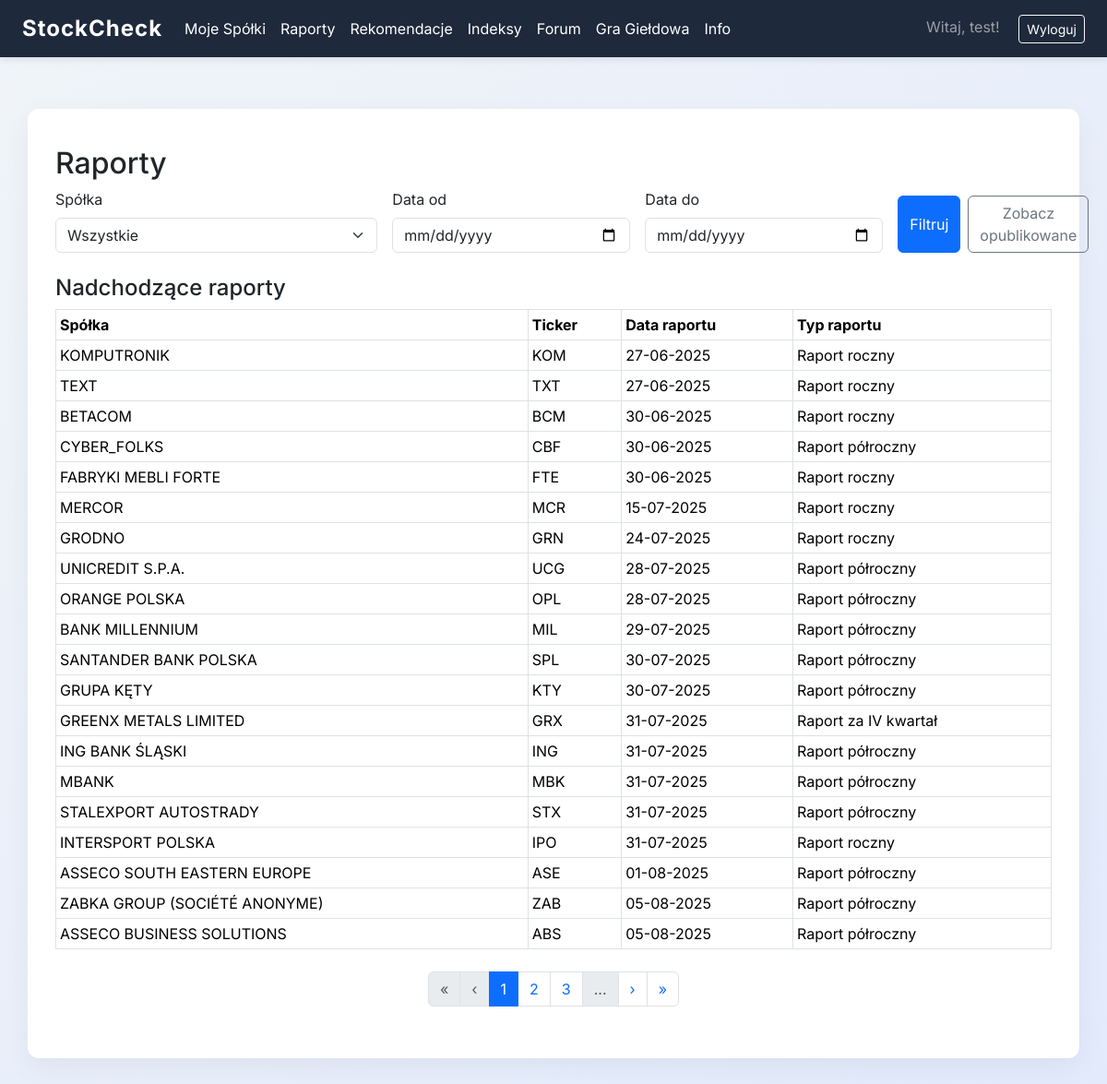
/reports/ (signed in), run on the app's committed database.
### myproject/auth/models.py (models this page shows, shortened)
class User(UserMixin, db.Model):
    __tablename__ = 'users'
    id = db.Column(db.Integer, primary_key=True)
    email = db.Column(db.String(64), unique=True, index=True)
    username = db.Column(db.String(64), unique=True, index=True)
    password_hash = db.Column(db.String(128))
    role = db.Column(db.String(20), default="user")  # "user" lub "admin"
    companies = db.relationship('UserCompany', backref='owner', lazy=True)
    portfolio = db.relationship('GamePortfolio', backref='user', uselist=False)

### myproject/reports/models.py (models this page shows, shortened)
class Report(db.Model):
    id = db.Column(db.Integer, primary_key=True)
    company_id = db.Column(db.Integer, db.ForeignKey('company.id'), nullable=False)
    report_date = db.Column(db.Date, nullable=False)
    report_type = db.Column(db.String(100), nullable=False)
    company = db.relationship('Company', backref=db.backref('reports', lazy=True))

### myproject/companies/models.py (models this page shows, shortened)
class Company(db.Model):
    id = db.Column(db.Integer, primary_key=True)
    ticker = db.Column(db.String(10), unique=True, nullable=False)
    name = db.Column(db.String(100), nullable=False)
    industry_id = db.Column(db.Integer, db.ForeignKey('industry.id'))
    market = db.Column(db.String(100), nullable=True)
    industry = db.relationship('Industry', backref=db.backref('companies', lazy=True))
    indices = db.relationship('Index', secondary=company_index, backref=db.backref('companies', lazy='dynamic'))

### myproject/reports/views.py (the view)
@reports.route('/', methods=['GET', 'POST'])
@login_required
def all_reports():
    companies = Company.query.order_by(Company.ticker).all()
    selected_company = request.args.get('company')
    date_from = request.args.get('date_from')
    date_to = request.args.get('date_to')
    show_published = request.args.get('show_published', '0') == '1'
    query = Report.query
    if selected_company:
        query = query.filter(Report.company_id == int(selected_company))
    if date_from:
        query = query.filter(Report.report_date >= date_from)
    if date_to:
        query = query.filter(Report.report_date <= date_to)
    today = date.today()
    page = request.args.get('page', 1, type=int)
    per_page = 20
    if show_published:
        filtered_query = query.filter(Report.report_date <= today)
    else:
        filtered_query = query.filter(Report.report_date > today)
    pagination = filtered_query.order_by(Report.report_date.asc() if not show_published else Report.report_date.desc()).paginate(page=page, per_page=per_page, error_out=False)
    reports = pagination.items
    return render_template(
        'reports/reports.html',
        reports=reports,
        companies=companies,
        selected_company=selected_company,
        date_from=date_from,
        date_to=date_to,
        pagination=pagination,
        show_published=show_published
    )

### myproject/templates/reports/reports.html (shortened to what this page needs)
{% extends 'base.html' %}
{% block content %}
<h2>Raporty</h2>
<form method="get" class="row g-3 mb-4">
    <div class="col-md-4">
        <label for="company" class="form-label">Spółka</label>
        <select name="company" id="company" class="form-select">
            <option value="">Wszystkie</option>
        </select>
    </div>
    <div class="col-md-3">
        <label for="date_from" class="form-label">Data od</label>
        <input type="date" name="date_from" id="date_from" class="form-control" value="{{ date_from or '' }}">
    </div>
    <div class="col-md-3">
        <label for="date_to" class="form-label">Data do</label>
        <input type="date" name="date_to" id="date_to" class="form-control" value="{{ date_to or '' }}">
    </div>
    <div class="col-md-2 align-self-end d-flex gap-2">
        <button type="submit" class="btn btn-primary w-100">Filtruj</button>
        {% if not show_published %}
        <a href="{{ url_for(request.endpoint, company=selected_company, date_from=date_from, date_to=date_to, show_published=1) }}" class="btn btn-outline-secondary w-100">Zobacz opublikowane</a>
        {% else %}
        <a href="{{ url_for(request.endpoint, company=selected_company, date_from=date_from, date_to=date_to) }}" class="btn btn-outline-secondary btn-sm w-100">Zobacz nieopublikowane</a>
        {% endif %}
    </div>
</form>
{% if show_published %}
<h4>Opublikowane raporty</h4>
<table class="table table-sm table-bordered mb-4">
    <thead>
        <tr>
            <th>Spółka</th>
            <th>Ticker</th>
            <th>Data raportu</th>
            <th>Typ raportu</th>
        </tr>
    </thead>
    <tbody>
    {% for report in reports %}
        <tr>
            <td>{{ report.company.name if report.company else 'N/A' }}</td>
            <td>{{ report.company.ticker if report.company else 'N/A' }}</td>
            <td>{{ report.report_date.strftime('%d-%m-%Y') if report.report_date else report.report_date }}</td>
            <td>{{ report.report_type }}</td>
        </tr>
    {% else %}
        <tr><td colspan="4" class="text-center text-muted">Brak opublikowanych raportów</td></tr>
    {% endfor %}
    </tbody>
</table>
{% if pagination %}
<nav aria-label="Paginacja">
  <ul class="pagination justify-content-center">
    {% set start = pagination.page - 2 if pagination.page - 2 > 0 else 1 %}
    {% set end = pagination.page + 2 if pagination.page + 2 <= pagination.pages else pagination.pages %}
    {% if pagination.has_prev %}
      <li class="page-item">
        <a class="page-link" href="{{ url_for(request.endpoint, page=1, company=selected_company, date_from=date_from, date_to=date_to, show_published=1) }}">&laquo;</a>
      </li>
      <li class="page-item">
        <a class="page-link" href="{{ url_for(request.endpoint, page=pagination.prev_num, company=selected_company, date_from=date_from, date_to=date_to, show_published=1) }}">&lsaquo;</a>
      </li>
    {% else %}
      <li class="page-item disabled"><span class="page-link">&laquo;</span></li>
      <li class="page-item disabled"><span class="page-link">&lsaquo;</span></li>
    {% endif %}
    {% if start > 1 %}
      <li class="page-item disabled"><span class="page-link">...</span></li>
    {% endif %}
    {% for p in range(start, end + 1) %}
      {% if p == pagination.page %}
        <li class="page-item active"><span class="page-link">{{ p }}</span></li>
      {% else %}
        <li class="page-item"><a class="page-link" href="{{ url_for(request.endpoint, page=p, company=selected_company, date_from=date_from, date_to=date_to, show_published=1) }}">{{ p }}</a></li>
      {% endif %}
    {% endfor %}
    {% if end < pagination.pages %}
      <li class="page-item disabled"><span class="page-link">...</span></li>
    {% endif %}
    {% if pagination.has_next %}
      <li class="page-item">
        <a class="page-link" href="{{ url_for(request.endpoint, page=pagination.next_num, company=selected_company, date_from=date_from, date_to=date_to, show_published=1) }}">&rsaquo;</a>
      </li>
      <li class="page-item">
        <a class="page-link" href="{{ url_for(request.endpoint, page=pagination.pages, company=selected_company, date_from=date_from, date_to=date_to, show_published=1) }}">&raquo;</a>
      </li>
    {% else %}
      <li class="page-item disabled"><span class="page-link">&rsaquo;</span></li>
      <li class="page-item disabled"><span class="page-link">&raquo;</span></li>
    {% endif %}
  </ul>
</nav>
{% endif %}
{% else %}
<h4>Nadchodzące raporty</h4>
<table class="table table-sm table-bordered mb-4">
    <thead>
        <tr>
            <th>Spółka</th>
            <th>Ticker</th>
            <th>Data raportu</th>
            <th>Typ raportu</th>
        </tr>
    </thead>
    <tbody>
    {% for report in reports %}
        <tr>
            <td>{{ report.company.name if report.company else 'N/A' }}</td>
            <td>{{ report.company.ticker if report.company else 'N/A' }}</td>
            <td>{{ report.report_date.strftime('%d-%m-%Y') if report.report_date else report.report_date }}</td>
            <td>{{ report.report_type }}</td>
        </tr>
    {% else %}
        <tr><td colspan="4" class="text-center text-muted">Brak nadchodzących raportów</td></tr>
    {% endfor %}
    </tbody>
</table>
{% if pagination %}
<nav aria-label="Paginacja">
  <ul class="pagination justify-content-center">
    {% set start = pagination.page - 2 if pagination.page - 2 > 0 else 1 %}
    {% set end = pagination.page + 2 if pagination.page + 2 <= pagination.pages else pagination.pages %}
    {% if pagination.has_prev %}
      <li class="page-item">
        <a class="page-link" href="{{ url_for(request.endpoint, page=1, company=selected_company, date_from=date_from, date_to=date_to) }}">&laquo;</a>
      </li>
      <li class="page-item">
        <a class="page-link" href="{{ url_for(request.endpoint, page=pagination.prev_num, company=selected_company, date_from=date_from, date_to=date_to) }}">&lsaquo;</a>
      </li>
    {% else %}
      <li class="page-item disabled"><span class="page-link">&laquo;</span></li>
      <li class="page-item disabled"><span class="page-link">&lsaquo;</span></li>
    {% endif %}
    {% for p in range(start, end + 1) %}
      {% if p == pagination.page %}
        <li class="page-item active"><span class="page-link">{{ p }}</span></li>
      {% else %}
        <li class="page-item"><a class="page-link" href="{{ url_for(request.endpoint, page=p, company=selected_company, date_from=date_from, date_to=date_to) }}">{{ p }}</a></li>
      {% endif %}
    {% endfor %}
    {% if end < pagination.pages %}
      <li class="page-item disabled"><span class="page-link">...</span></li>
    {% endif %}
    {% if pagination.has_next %}
      <li class="page-item">
        <a class="page-link" href="{{ url_for(request.endpoint, page=pagination.next_num, company=selected_company, date_from=date_from, date_to=date_to) }}">&rsaquo;</a>
      </li>
      <li class="page-item">
        <a class="page-link" href="{{ url_for(request.endpoint, page=pagination.pages, company=selected_company, date_from=date_from, date_to=date_to) }}">&raquo;</a>
      </li>
    {% else %}
      <li class="page-item disabled"><span class="page-link">&rsaquo;</span></li>
      <li class="page-item disabled"><span class="page-link">&raquo;</span></li>
    {% endif %}
  </ul>
</nav>
{% endif %}
{% endif %}
{% endblock %}

### myproject/templates/base.html (shortened to what this page needs)
<!DOCTYPE html>
<html lang="pl">
<head>
    <link href="https://cdn.jsdelivr.net/npm/bootstrap@5.3.3/dist/css/bootstrap.min.css" rel="stylesheet">
    <link href="https://cdnjs.cloudflare.com/ajax/libs/font-awesome/6.0.0/css/all.min.css" rel="stylesheet">
</head>
<body>
    <nav class="navbar navbar-expand-lg fixed-top navbar-dark">
        <div class="container-fluid px-4">
            <a class="navbar-brand" href="{{ url_for('companies.list_companies') if current_user.is_authenticated else url_for('core.index') }}">StockCheck</a>
            <div class="collapse navbar-collapse" id="navbarNav">
                <ul class="navbar-nav me-auto">
                    {% if current_user.is_authenticated %}
                        <li class="nav-item">
                            <a class="nav-link" href="{{ url_for('companies.list_companies') }}">Moje Spółki</a>
                        </li>
                        <li class="nav-item">
                            <a class="nav-link" href="{{ url_for('reports.all_reports') }}">Raporty</a>
                        </li>
                        <li class="nav-item">
                            <a class="nav-link" href="{{ url_for('recommendations.all_recommendations') }}">Rekomendacje</a>
                        </li>
                        <li class="nav-item">
                                <a class="nav-link" href="{{ url_for('indices.indices_list') }}">Indeksy</a>
                        </li>
                        <li class="nav-item">
                            <a class="nav-link" href="{{ url_for('forum.forum_main') }}">Forum</a>
                        </li>
                        <li class="nav-item">
                            <a class="nav-link" href="{{ url_for('stock_game.portfolio') }}">Gra Giełdowa</a>
                        </li>
                        <li class="nav-item">
                            <a class="nav-link" href="{{ url_for('core.info') }}">Info</a>
                        </li>
                    {% endif %}
                </ul>
                <div class="ms-auto">
                    {% if current_user.is_authenticated %}
                        <span class="navbar-text me-3">Witaj, {{ current_user.username }}!</span>
                        <a class="btn btn-outline-light btn-sm" href="{{ url_for('auth.logout') }}">Wyloguj</a>
                    {% else %}
                        <a class="btn btn-outline-light btn-sm me-2" href="{{ url_for('auth.login') }}">Zaloguj</a>
                        <a class="btn btn-outline-light btn-sm me-2" href="{{ url_for('auth.register') }}">Zarejestruj</a>
                    {% endif %}
                </div>
            </div>
        </div>
    </nav>
    <div class="container my-5">
        {% block content %}{% endblock %}
    </div>
</body>
</html>

### myproject/templates/base.html (style rules this page uses)
body { font-family: 'Inter', sans-serif; background: linear-gradient(135deg, #f0f4f8, #e2eafc); margin: 0; padding-top: 70px; }
.navbar { background-color: #1e293b; box-shadow: 0 2px 8px rgba(0,0,0,0.1); }
.navbar-brand { font-weight: 700; font-size: 24px; letter-spacing: 1px; }
.navbar a { color: #ffffff !important; }
.container { background: #ffffff; padding: 40px 30px; border-radius: 12px; box-shadow: 0 10px 30px rgba(0,0,0,0.05); animation: fadeIn 0.7s ease; margin-left: auto; margin-right: auto; }

### data on the page
User: username "test"
Report: company "KOMPUTRONIK", company "KOM", report_date "27-06-2025", report_type "Raport roczny"
Report: company "TEXT", company "TXT", report_date "27-06-2025", report_type "Raport roczny"
Report: company "BETACOM", company "BCM", report_date "30-06-2025", report_type "Raport roczny"
Report: company "CYBER_FOLKS", company "CBF", report_date "30-06-2025", report_type "Raport półroczny"
Report: company "FABRYKI MEBLI FORTE", company "FTE", report_date "30-06-2025", report_type "Raport roczny"
Report: company "MERCOR", company "MCR", report_date "15-07-2025", report_type "Raport roczny"
Report: company "GRODNO", company "GRN", report_date "24-07-2025", report_type "Raport roczny"
Report: company "UNICREDIT S.P.A.", company "UCG", report_date "28-07-2025", report_type "Raport półroczny"
Report: company "ORANGE POLSKA", company "OPL", report_date "28-07-2025", report_type "Raport półroczny"
Report: company "BANK MILLENNIUM", company "MIL", report_date "29-07-2025", report_type "Raport półroczny"
Report: company "SANTANDER BANK POLSKA", company "SPL", report_date "30-07-2025", report_type "Raport półroczny"
Report: company "GRUPA KĘTY", company "KTY", report_date "30-07-2025", report_type "Raport półroczny"
Report: company "GREENX METALS LIMITED", company "GRX", report_date "31-07-2025", report_type "Raport za IV kwartał"
Report: company "ING BANK ŚLĄSKI", company "ING", report_date "31-07-2025", report_type "Raport półroczny"
Report: company "MBANK", company "MBK", report_date "31-07-2025", report_type "Raport półroczny"
Report: company "STALEXPORT AUTOSTRADY", company "STX", report_date "31-07-2025", report_type "Raport półroczny"
Report: company "INTERSPORT POLSKA", company "IPO", report_date "31-07-2025", report_type "Raport roczny"
Report: company "ASSECO SOUTH EASTERN EUROPE", company "ASE", report_date "01-08-2025", report_type "Raport półroczny"
Report: company "ZABKA GROUP (SOCIÉTÉ ANONYME)", company "ZAB", report_date "05-08-2025", report_type "Raport półroczny"
Report: company "ASSECO BUSINESS SOLUTIONS", company "ABS", report_date "05-08-2025", report_type "Raport półroczny"

### other printed values
{{ p }} "1"
{{ p }} "2" "3"
